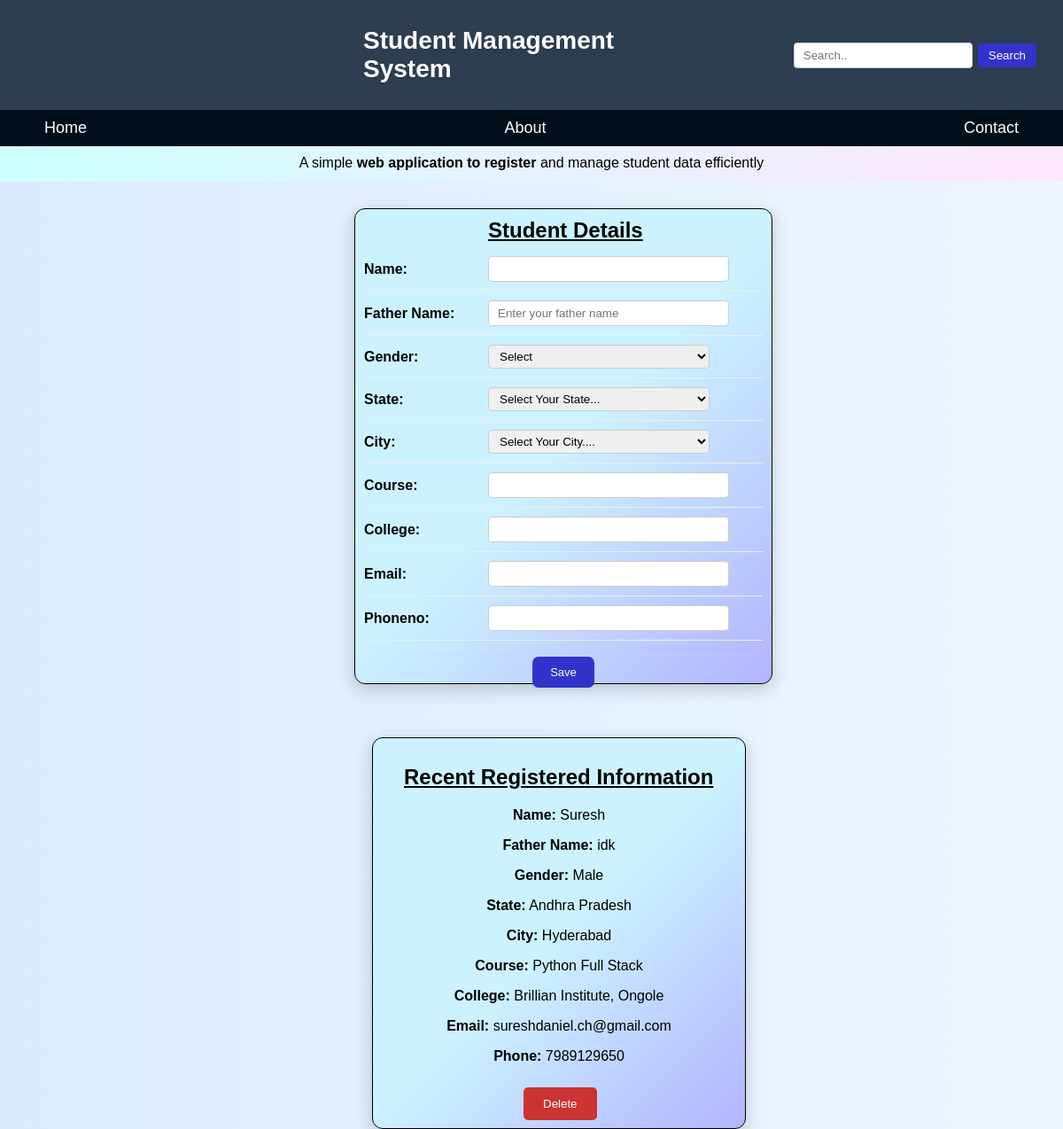
The page / on the database its author committed.
### students/models.py (models this page shows, shortened)
class Student(models.Model):
    name = models.CharField(max_length=100)
    father_name = models.CharField(max_length=150)
    gender = models.CharField(max_length=10, choices= [('Male', 'Male'),('Female', 'Female')])
    city = models.CharField(max_length=15)
    state = models.CharField(max_length=100)
    course = models.CharField(max_length=100)
    college = models.CharField(max_length=200)
    email = models.EmailField(unique=True)
    phone = models.CharField(max_length=15)
    created_at = models.DateTimeField(auto_now_add=True)

### students/views.py (the view, shortened to what this page needs)
# urls.py: 2. Add a URL to urlpatterns:  path('', views.home, name='home')
def home(request):
    msg = ""
    msg_type = ""
    last_student = Student.objects.order_by("-id").first()
    return render(request, "home.html", {"msg": msg, "msg_type" : msg_type, "student": last_student})

### templates/home.html (shortened to what this page needs)
{% load static %}
<!DOCTYPE html>
<html lang="en">
<head>
</head>
<body>
    <div class="top-bar">
       <h1>Student Management System</h1>
       <form method="GET" action="{% url 'student_list' %}" class="search-form">
          <input type="text" name="q" placeholder="Search.." class="search-input">
          <button type="submit" class="search-btn">Search</button>
       </form>
    </div>
    <nav>
        <a href="{% url 'home' %}">Home</a>
        <a href="{% url 'about' %}">About</a>
        <a href="{% url 'contact' %}">Contact</a>
    </nav>
    <section class="info">
        <p>A simple <strong>web application to register </strong>and manage student data efficiently</p>
    </section>
    <div class="student-card">
        <h2 class="card-title">Student Details</h2>
        <form method="POST" class="student-form" id="studentform" autocomplete="off">
            <div class="row">
                <label>Name:</label>
                <input type="text" name="name" id="nametxt" autocomplete="off" required>
            </div>
            <div class="row">
                <label>Father Name:</label>
                <input type="text" name="father_name" placeholder="Enter your father name" autocorrect="off" required>
            </div>
            <div class="row">
                <label>Gender:</label>
                <select name="gender" id="" required>
                    <option value="">Select</option>
                </select>
             </div>
            <div class="row">
                <label>State:</label>
                <select name="state" id="" required>
                    <option value="">Select Your State...</option>
                </select>
            </div>
            <div class="row">
                <label>City:</label>
                <select name="city" id="">
                   <option value="">Select Your City....</option>
                </select>
            </div>
            <div class="row">
                <label>Course:</label>
                <input type="text" name="course" id="coursetxt" required>
            </div>
            <div class="row">
                <label>College:</label>
                <input type="text" name="college" id="collegetxt" required>
            </div>
            <div class="row">
                <label>Email:</label>
                <input type="text" name="email" id="emailtxt" autocomplete="off" required>
            </div>
            <div class="row">
                <label>Phoneno:</label>
                <input type="text" name="phone" id="phone" autocomplete="off">
            </div>
            <div class="btn-container">
                <button class="btn-save" type="submit" id="btnsave">Save</button>
            </div>
        </form>
    </div>
        <div class="card">
           <h2 class="rrs">Recent Registered Information</h2>
           {% if student %}
           <p><b>Name:</b> {{student.name}}</p>
           <p><b>Father Name:</b> {{ student.father_name }}</p>
           <p><b>Gender:</b> {{ student.gender }}</p>
           <p><b>State:</b> {{ student.state }}</p>
           <p><b>City:</b> {{ student.city }}</p>
           <p><b>Course:</b> {{student.course}}</p>
           <p><b>College:</b> {{student.college}}</p>
           <p><b>Email:</b> {{student.email}}</p>
           <p><b>Phone:</b> {{student.phone}}</p>
           <form method="POST" action="{% url 'delete_latest_student' %}">
            <button type="submit" class="btn-delete">Delete</button>
        </form>
           {% else %}
              <p>No students Registered yet.</p>
           {% endif %}
        </div>
</body>
</html>

### templates/home.html (style rules this page uses)
body { margin: 0; padding: 0; font-family: Arial, Helvetica, sans-serif; height: 1200px; background: linear-gradient(to right, #dbeafe, #eff6ff); }
.top-bar { display: flex; justify-content: space-between; align-items: center; padding: 30px 30px; background: #2c3e50; color: white; }
.top-bar h1 { margin: 0; font-size: 28px; margin-left: 380px; }
.search-form { display: flex; align-items: center; }
.search-input { padding: 6px 10px; border: 1px solid #ccc; border-radius: 4px; width: 180px; margin-left: 150px; }
.search-btn { margin-left: 6px; padding: 6px 12px; background-color: #3333cc; color: white; border: none; border-radius: 4px; cursor: pointer; }
p { text-align: center; }
nav { display: flex; justify-content: space-between; padding: 10px 50px; background-color: #000d1a; }
nav a { text-decoration: none; cursor: pointer; font-size: 18px; color: white; transition: color 0.2s ease, transform 0.2 ease; }
.info p { height: 30px; padding-top: 10px; margin-top: 0; background: linear-gradient(to left,#ffe6ff, #ccffff ); }
.student-card { width: 450px; height: 515px; border: 1px solid black; margin-left: 400px; margin-top: 30px; padding: 10px; border-radius: 12px; background: linear-gradient(135deg, #ccf2ff 50%, #b3b3ff 100%); box-shadow:0 6px 20px 0 rgba(0, 0, 0, 0.19); backdrop-filter: blur(10px); }
.card-title { margin: 0; margin-left: 140px; margin-bottom: 5px; text-decoration: underline; }
.student-card .row { display: flex; align-items: center; padding: 10px 0; gap: 20px; border-bottom: 1px solid #eee; }
.student-card select { width: 250px; padding: 4px 8px; border: 1px solid #ccc; border-radius: 4px; }
.student-form label { width: 120px; font-weight: 600; }
.student-form input { width: 250px; padding: 6px 10px; border: 1px solid #ccc; border-radius: 4px; }
.btn-container { text-align: center; margin-top: 10px; }
.btn-save { padding: 10px 20px; border: 1px solid black; border: none; margin-top: 8px; font-size: 13px; background: #3333cc; border-radius: 7px; color: white; transition: transform 0.5s ease background-color 0.4s ease; }
.card { width: 400px; height: 420px; border: 1px solid black; margin-top: 60px; margin-left: 420px; padding: 10px; border-radius: 12px; background:linear-gradient(135deg, #ccf2ff 50%, #b3b3ff 100%); backdrop-filter: blur(10px); box-shadow: 0 6px 20px 0 rgba(0, 0, 0, 0.19); }
.rrs { margin-left: 25px; text-decoration: underline; }
.btn-delete { padding: 11px 22px; margin-left: 160px; margin-top: 10px; color: white; background-color: #cc3333; border: none; border-radius: 5px; cursor: pointer; }

### rows shown on the page
Student: name "Suresh", father_name "idk", gender "Male", state "Andhra Pradesh", city "Hyderabad", course "Python Full Stack", college "Brillian Institute, Ongole", email "sureshdaniel.ch@gmail.com", phone "7989129650"
